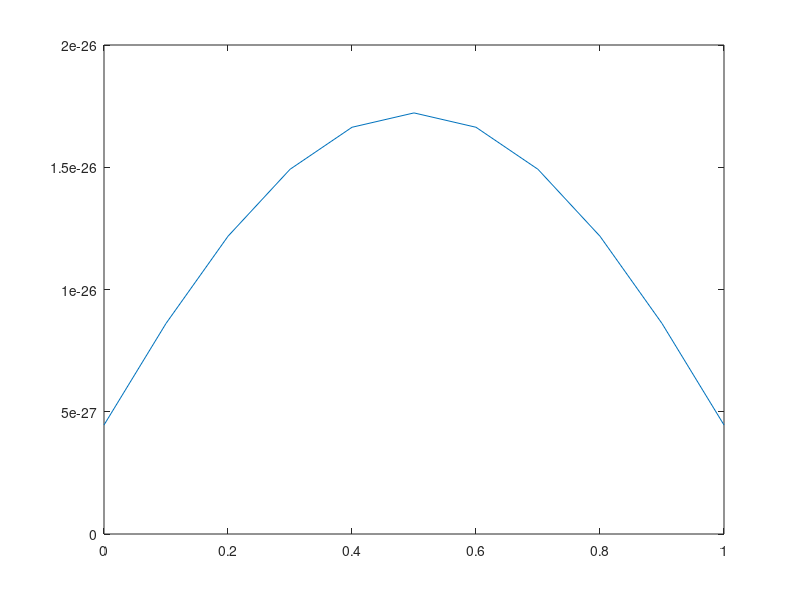

Write the MATLAB code that produced this figure.
clear all
close all

% 
% % constants
% A = 2.331e7; %set surface area of lake equal to 2.331e7 m^2
% u_2 = 5; %set 2 meter wind equal to 5 m/s
% phi = deg2rad(43.2); % latitude
% g = -9.8; % gravity, m/s^2
% 
% % Eddy Diffusivity
% 
% k = 0.4; %von Karman constant
% wstar = (1.2e-3) * u_2; %surface value of friction velocity
% p_0 = 1; %Prandtl number
% kstar = 6.6*(sin(phi))^0.5 * u_2^-1.84; % parameter of Ekman profile
% 
% rho = 1000; % kg/m^3, density of water
% % rho = @(Tk) (1 - 1.9549e-5*(abs(Tk-277))^1.68)*10^3;
% 
% drhodz = 0;
% %drhodz = ?
% 
% N = 1; %assume this is constant to simplify
% %N = @(Tk) (-g/rho(Tk))*drhodz;
% 
% Ri = @(z) (-1+((1+40*N^2*k^2*z^2/(wstar^2*exp(-2*kstar*z))))^0.5)/20;
% 
% %Kzt = @(z) (k*wstar*z/p_0)*exp(-kstar*z)*(1+37*Ri(z)^2)^(-1);
% Kzt = 1; %make this constant
% 
% % Heat source term
% 
% beta = 0.4; %shortwave radiation absorbed in surface layer
% 
% K_d = 1366; % W/m^2 incoming global shortwave radiation
% % used solar constant; this differs from the paper
% 
% A_s = 0.3;% shortwave albedo of water surface
% % this is an assumption we made that differs from the paper
% 
% 
% Kstar = K_d * (1-A_s); % net shortwave radiation at the surface
% 
% eta = @(z) 1.1925*z^-0.424; % light extinction coefficient
% % https://www.ncbi.nlm.nih.gov/pmc/articles/PMC6559290/
% 
% 
% Phi = @(z) (1-beta) * Kstar * exp(-eta(z)*z);
% 
% 
% % Set up math for surface boundary condition
% 
% %epsilon_a = 
% 
% sigma = 5.67e-8; % W m^-2 K^-4; Stefan-Boltzmann constant
% %T_a = 
% 
% L_d = epsilon_a * sigma * (T_a+273)^4;
% 
% A_1 = 0.3; % longwave albedo of lake surface
% L_dstar = (1-A_1)*L_d;
% 
% epsilon = 0.97;
% L_u = epsilon*sigma*(T_s+273)^4;
% 
% %E = ?
% 
% %T_s = %what is this temperature? how do we get it?
% L_e = 1.91846e6*((T_s+273)/(T_s+329.09))^2; %latent heat of vaporization
% Q_e = 1*L_e*E;
% 
% 
% R = gamma*((T_s-T_a)/e_0 - e_a);
% Q_h = R*Q_e;

%% Forward Euler Diffusion

% Code goes here

dz = 0.1; %depth grid spacing (m)
zf = 1; % lake depth in meters
zs = 0:dz:zf; % vector of depths in the lake

dt = 1; % time grid spacing = 1 second
tf = 3600; % 1 hr
ts = 0:dt:tf;

D = dz^2/4*dt; %hard code

C_D = D*dt/(dz)^2;


% Forward Euler method

M = sparse(length(zs),length(zs));

% create matrix

for i = 1:length(zs)
    for j = 1:length(zs)
        if i==j
            M(i,j) = 1-2*C_D;
        elseif i-1==j
            M(i,j) = C_D;
        elseif i+1==j
            M(i,j) = C_D;
        end
    end
end

% Pre-allocate

T_all = nan(length(zs), length(ts));

T = 10 .* ones(length(zs), 1);
T(1) = 15;
T(end) = 5;

T_all(:,1) = T;

% Forward Euler Diffusion

for k = 1:length(ts)-1
    Tnew = M*T;
    
    T_all(:,k+1) = Tnew;
    T = Tnew;
end

% plot

figure(1);
plot(zs, T_all(:,length(ts))) % end
